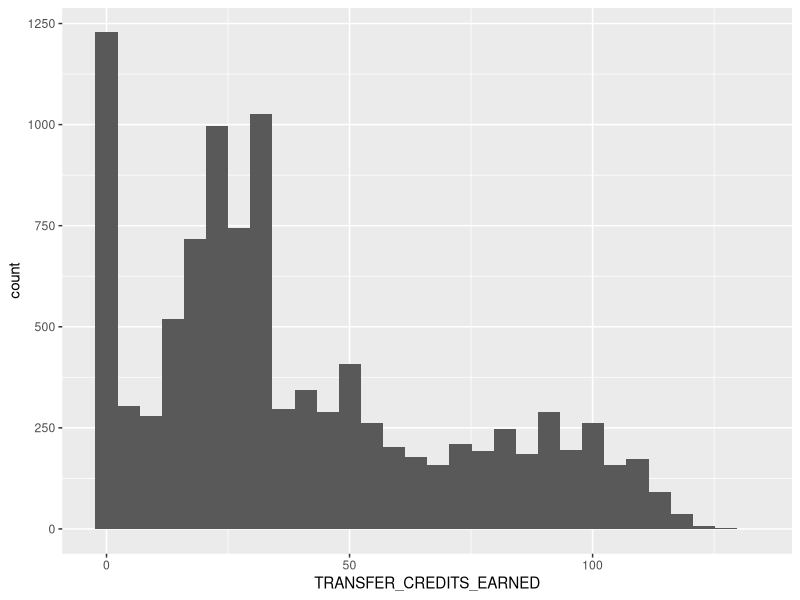
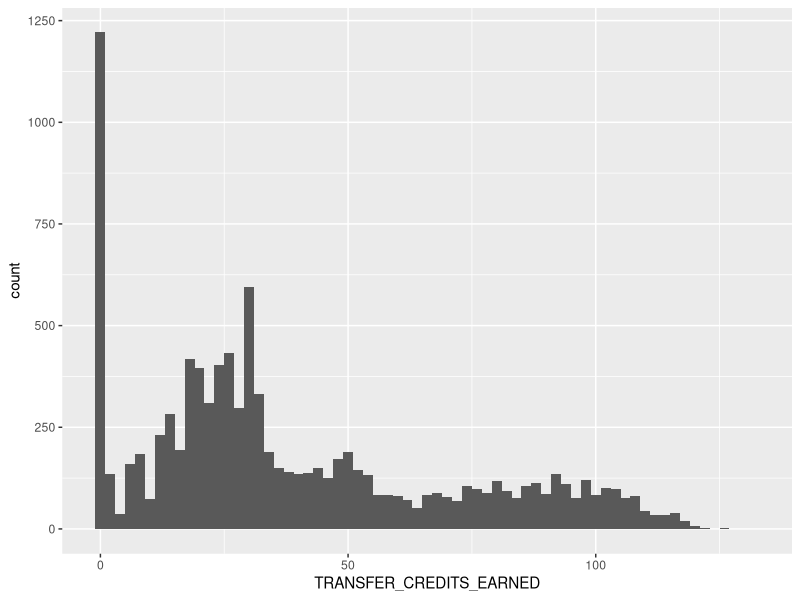
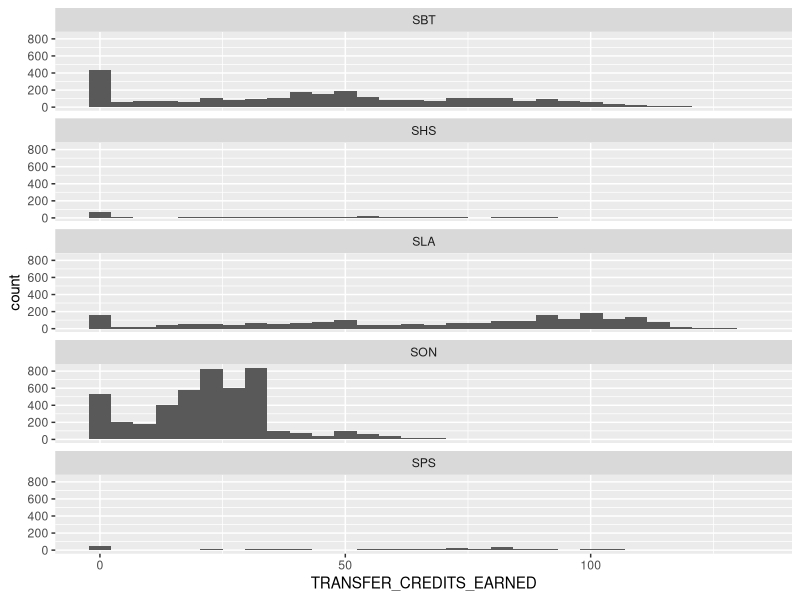
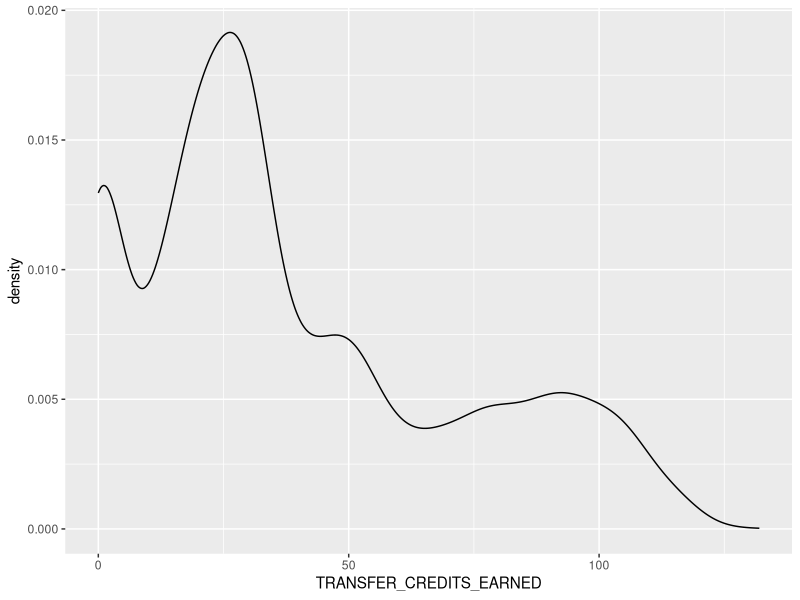
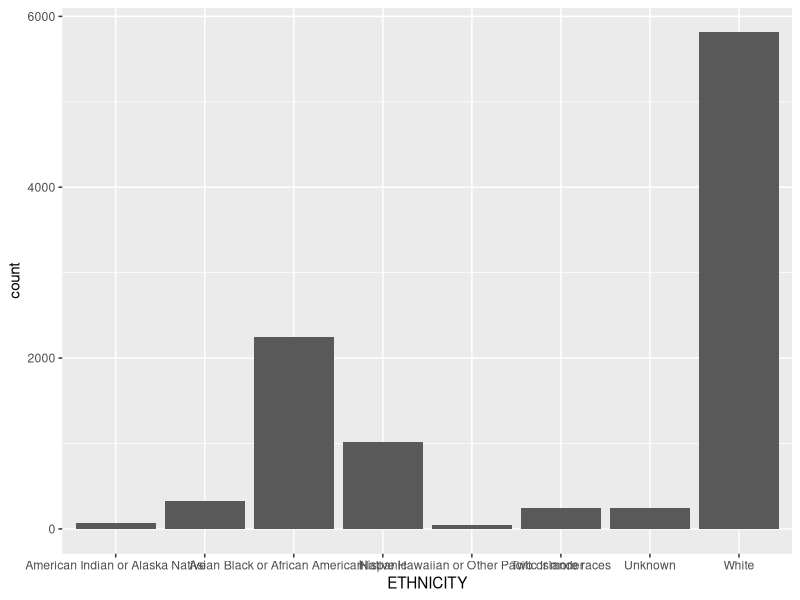
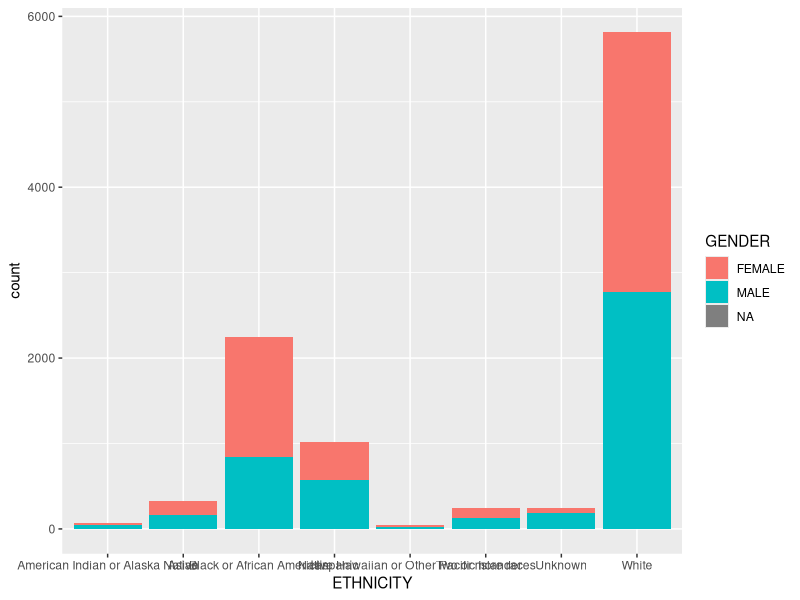
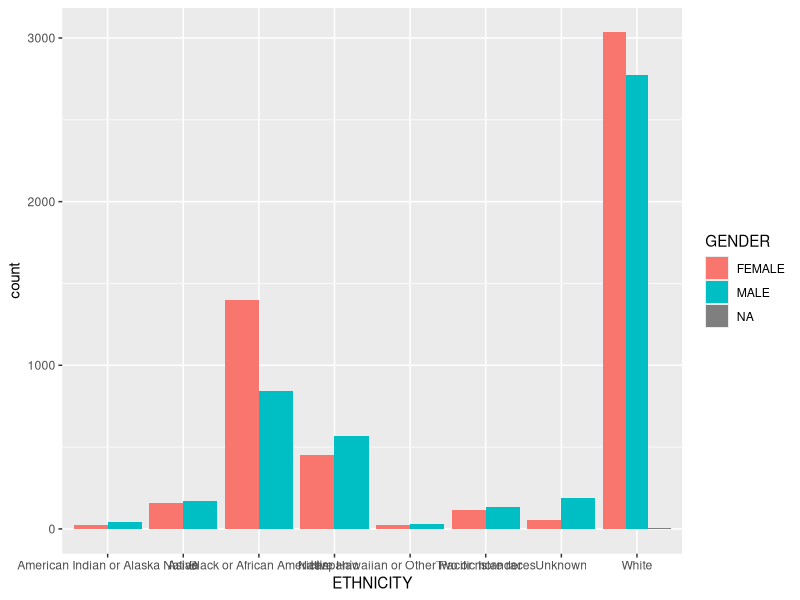
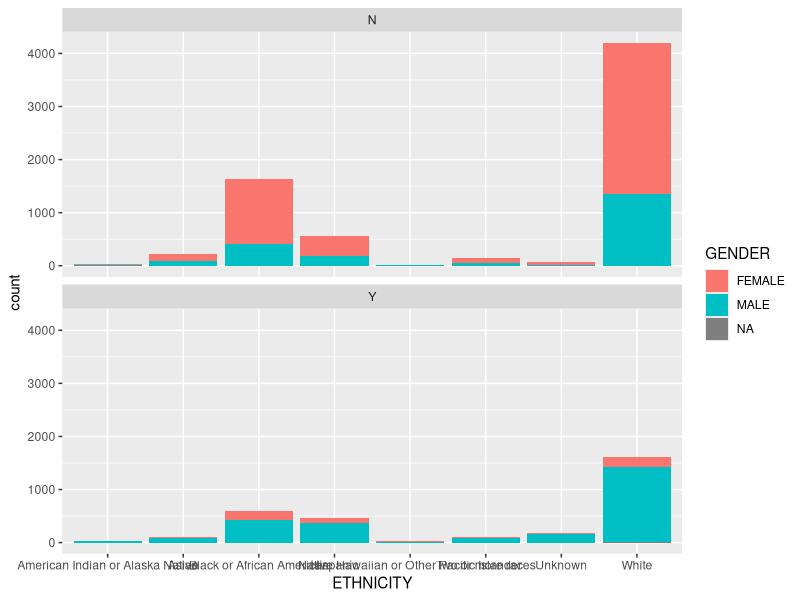

Write the R code that produced these figures, in order.
## ---- chunk 1
students <- read.csv('Data/students.csv', stringsAsFactors = FALSE)
coursework <- read.csv('Data/coursework.csv', stringsAsFactors = FALSE)
demographics <- read.csv('Data/demographics.csv', stringsAsFactors = FALSE)
## ---- chunk 2
head(students)
tail(coursework)
## ---- chunk 3
str(students)
str(coursework)
str(demographics)
## ---- chunk 4
students[which(students$STATE_CODE == 'VT'),]
## ---- chunk 5
unique(coursework$GRADE_CODE)
## ---- chunk 6
students$ENROLL_DATE <- as.Date(students$ENROLL_DATE)
students$DATE_OF_BIRTH <- as.Date(students$DATE_OF_BIRTH)
coursework$DATE_TAKEN <- as.Date(coursework$DATE_TAKEN)
## ---- chunk 7
students$GENDER <- as.factor(students$GENDER)
## ---- chunk 8
coursework[coursework$GRADE_CODE %in% c('AW','MW','W','I'),]$GRADE_CODE <- NA
unique(coursework$GRADE_CODE)
coursework$GRADE_CODE <- factor(coursework$GRADE_CODE,
					            levels = c('F','D','C','B','P','A'),
					            ordered = TRUE)
## ---- chunk 9
students[is.na(students$TRANSFER_CREDITS_EARNED),]$TRANSFER_CREDITS_EARNED <- 0
## ---- chunk 10
table(students$ETHNICITY, useNA='ifany')
## ---- chunk 11
prop.table(
	table(students$ETHNICITY, useNA='ifany')
) * 100
## ---- chunk 12
table(students$ETHNICITY, students$GENDER, useNA='ifany')
## ---- chunk 13
prop.table(	table(students$ETHNICITY, students$GENDER, useNA='ifany'), 1 ) * 100
## ---- chunk 14
mean(students$OVERALL_GPA, na.rm=TRUE)
median(students$OVERALL_GPA, na.rm=TRUE)
sd(students$OVERALL_GPA, na.rm=TRUE)
IQR(students$OVERALL_GPA, na.rm=TRUE)
summary(students$OVERALL_GPA, na.rm=TRUE)

library(psych)
describe(students$OVERALL_GPA)
## ---- chunk 15
describeBy(students$OVERALL_GPA, group=students$ETHNICITY, mat=TRUE)
## ---- chunk 16
hours <- aggregate(coursework$HOURS, by=list(coursework$ID), FUN=sum)
head(hours)
names(hours) <- c('ID','Hours')

hoursAttempted <- aggregate(coursework$HOURS_ATTEMPTED, by=list(coursework$ID), FUN=sum)
head(hoursAttempted)
names(hoursAttempted) <- c('ID', 'HoursAttempted')
## ---- chunk 17
students <- merge(students, hours, by='ID', all.x=TRUE)
students <- merge(students, hoursAttempted, by='ID', all.x=TRUE)
head(students)
## ---- chunk 18
library(ggplot2)
## ---- chunk 19
ggplot(students, aes(x=TRANSFER_CREDITS_EARNED)) + geom_histogram()
## ---- chunk 20
ggplot(students, aes(x=TRANSFER_CREDITS_EARNED)) + geom_histogram(binwidth=2)
## ---- chunk 21
ggplot(students, aes(x=TRANSFER_CREDITS_EARNED)) + geom_histogram() +
	facet_wrap(~ SCHOOL_CODE, ncol=1)
## ---- chunk 22
ggplot(students, aes(x=TRANSFER_CREDITS_EARNED)) + geom_density()
## ---- chunk 23
ggplot(students, aes(x=ETHNICITY)) + geom_bar()
## ---- chunk 24
ggplot(students, aes(x=ETHNICITY, fill=GENDER)) + geom_bar()
## ---- chunk 25
ggplot(students, aes(x=ETHNICITY, fill=GENDER)) + geom_bar(position='dodge')
## ---- chunk 26
ggplot(students, aes(x=ETHNICITY, fill=GENDER)) + geom_bar() + 
	facet_wrap(~ ACTIVE_MIL_STUDENT, ncol=1)
## ---- chunk 27
ggplot(students, aes(x=EC_GPA, y=OVERALL_GPA)) + geom_point()
## ---- chunk 28
ggplot(students, aes(x=EC_GPA, y=OVERALL_GPA)) + geom_point() + geom_smooth()
## ---- chunk 29
t.test(OVERALL_GPA ~ GENDER, data=students)
